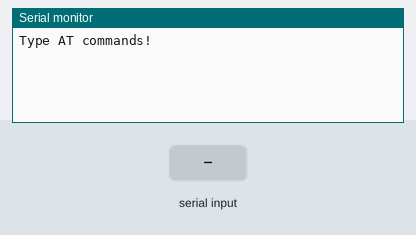
Bench run of a sketch on a simulated Arduino Uno, built with avr-gcc and run on an emulated ATmega328P. Parts: the last lines printed to the serial monitor. The test bench sets the inputs (shaded band).

Above: at 1.2 s.
1.3 s: "1" received over the second serial link
At 2.5 s:
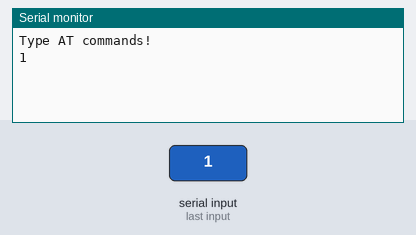
2.8 s: "0" received over the second serial link
At 3.6 s:
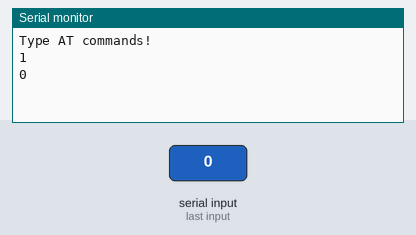

Measured:
- after the input at 1.3 s, the serial monitor: prints a new line at once (image 1)
- after the input at 2.8 s, the serial monitor: prints a new line at once (image 2)

The sketch:

bluetoothName.ino
```cpp
#include <SoftwareSerial.h>

SoftwareSerial mySerial(6, 7); // RX, TX
String command = ""; // Stores response of bluetooth device
// which simply allows \n between each
// response.
void setup()
{
// Open serial communications and wait for port to open:
Serial.begin(115200);
Serial.println("Type AT commands!");
// SoftwareSerial "com port" data rate. JY-MCU v1.03 defaults to 9600.
mySerial.begin(9600);
}
void loop()
{
// Read device output if available.
if (mySerial.available())
{
while(mySerial.available())
{ // While there is more to be read, keep reading.
command += (char)mySerial.read();
}
Serial.println(command);
command = ""; // No repeats
}
// Read user input if available.
if (Serial.available())
{
delay(10); // The DELAY!
mySerial.write(Serial.read());
}
}

//AT+NAMExyzt
//AT+NAME1234
//gibi komutlar vereceksin monitörden, komut olarak algılayıp uygulayacak
```
